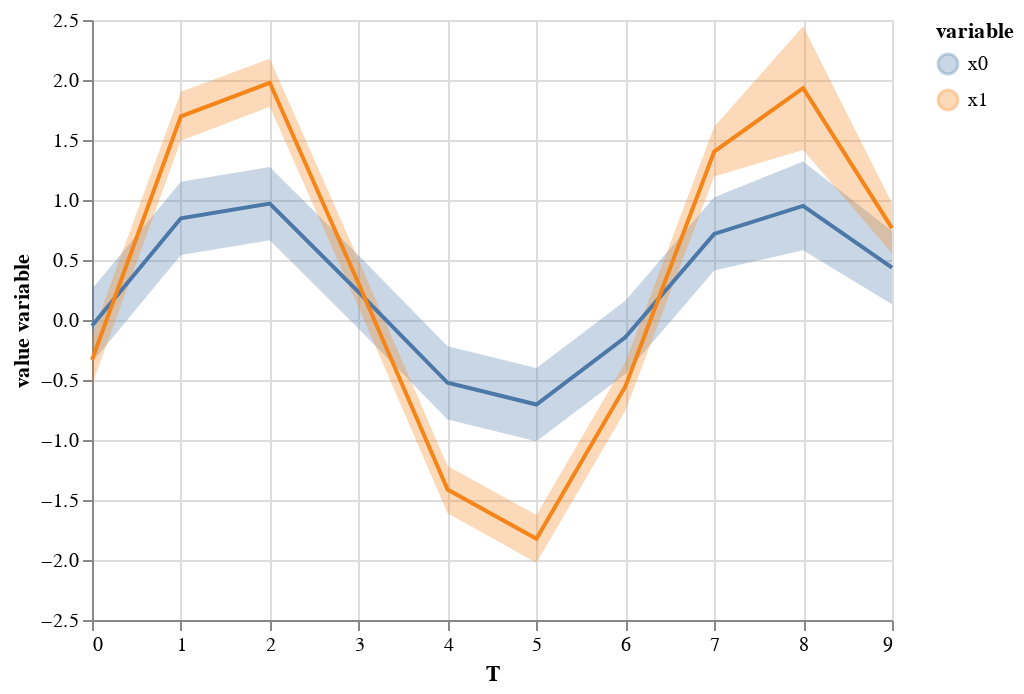

The notebook cell this image was saved under:
### Markdown cell above
check the code works without true values

### Code cell
imp.plot_pred()

### Figure 1 — Vega-Lite specification as saved in the notebook (floating-point values rounded to 4 significant figures)
{"config": {"view": {"continuousWidth": 400, "continuousHeight": 300}}, "layer": [{"mark": "errorband", "encoding": {"color": {"field": "variable", "type": "nominal"}, "x": {"field": "T", "type": "quantitative"}, "y": {"field": "err_low", "title": "", "type": "quantitative"}, "y2": {"field": "err_high"}}, "transform": [{"calculate": "datum.mean - 2 * datum.std", "as": "err_low"}, {"calculate": "datum.mean + 2 * datum.std", "as": "err_high"}]}, {"mark": "line", "encoding": {"color": {"field": "variable", "type": "nominal"}, "x": {"field": "T", "type": "quantitative"}, "y": {"field": "mean", "title": "value variable", "type": "quantitative"}}}], "data": {"name": "data-7969684fe3989838e82a4a1eeca0c639"}, "$schema": "https://vega.github.io/schema/vega-lite/v4.17.0.json", "datasets": {"data-7969684fe3989838e82a4a1eeca0c639": [{"T": 0, "variable": "x0", "mean": -0.04719, "std": 0.153}, {"T": 1, "variable": "x0", "mean": 0.8471, "std": 0.1528}, {"T": 2, "variable": "x0", "mean": 0.9704, "std": 0.1526}, {"T": 3, "variable": "x0", "mean": 0.2321, "std": 0.1524}, {"T": 4, "variable": "x0", "mean": -0.5235, "std": 0.1524}, {"T": 5, "variable": "x0", "mean": -0.7046, "std": 0.1525}, {"T": 6, "variable": "x0", "mean": -0.145, "std": 0.1527}, {"T": 7, "variable": "x0", "mean": 0.7175, "std": 0.153}, {"T": 8, "variable": "x0", "mean": 0.9506, "std": 0.185}, {"T": 9, "variable": "x0", "mean": 0.4365, "std": 0.1531}, {"T": 0, "variable": "x1", "mean": -0.3321, "std": 0.1038}, {"T": 1, "variable": "x1", "mean": 1.697, "std": 0.1021}, {"T": 2, "variable": "x1", "mean": 1.977, "std": 0.1}, {"T": 3, "variable": "x1", "mean": 0.3016, "std": 0.0987}, {"T": 4, "variable": "x1", "mean": -1.413, "std": 0.09852}, {"T": 5, "variable": "x1", "mean": -1.824, "std": 0.09944}, {"T": 6, "variable": "x1", "mean": -0.5541, "std": 0.1015}, {"T": 7, "variable": "x1", "mean": 1.403, "std": 0.1035}, {"T": 8, "variable": "x1", "mean": 1.932, "std": 0.2578}, {"T": 9, "variable": "x1", "mean": 0.7654, "std": 0.1041}]}}
